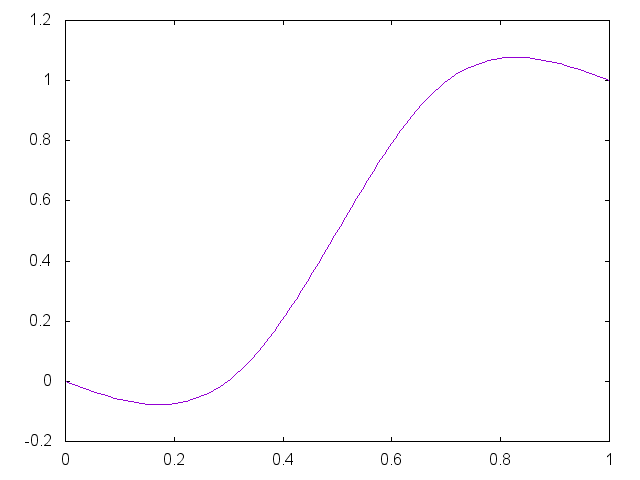

Source code (gnuplot):


set term png

set output "generate/static/generate/csplines-0.05-0.95.png"
plot '-' smooth csplines notitle
0 0
0.33 0.05
0.67 0.95 
1 1
e

reset;
